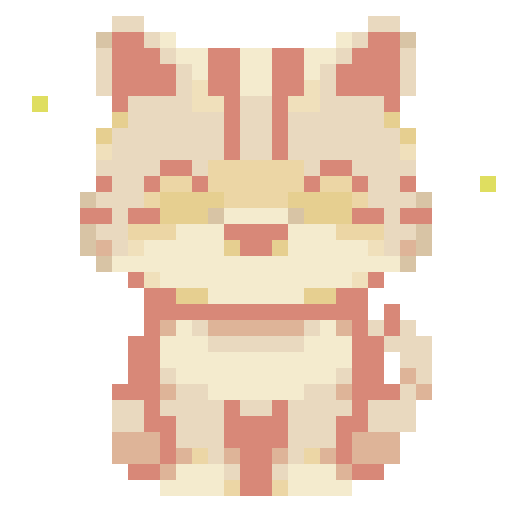
#> input picture assets/luna-happy.gif, 512 x 512 px
$ python regen-luna-moods.py ../assets/luna-idle.gif ../assets/luna-happy.gif 5
#> lines starting #> are read from the running program, lines starting #| are printed output that depends on the picture
#!/usr/bin/env python3
"""Lumi · regenerate Luna mood GIFs + their skin recolors.

Usage:
    python3 scripts/regen-luna-moods.py <mood> <source.gif> [pitch]

    mood    walk | lick | idle | happy | sad | sleep
    source  the new art GIF (any resolution on a uniform pixel grid)
    pitch   pixel-cell size in the source (default: auto-detect)

What it does:
  1. Downscales the source to its native pixel grid (samples cell
     centers) and crops to the content bounding box across frames.
  2. Recovers each skin's exact base→skin color mapping EMPIRICALLY
     from the existing (base idle, skin idle) GIF pair — no hand-kept
     palette tables to drift out of date. Colors the base idle doesn't
     contain (e.g. the grooming tongue red) pass through unchanged on
     every skin.
  3. Writes assets/luna-<mood>.gif plus
     assets/skins/luna-<skin>-<mood>.gif for every skin, preserving
     per-frame durations, transparency, and loop.

Requires Pillow. Run from the repo root.
"""

import math
import sys
from collections import Counter

from PIL import Image

SKINS = ["cream", "plum", "moss", "terra", "mist", "midnight"]


def frames_rgba(path):
    im = Image.open(path)
    out = []
    for f in range(getattr(im, "n_frames", 1)):
        im.seek(f)
        out.append((im.convert("RGBA"), im.info.get("duration", 100)))
    return out


def detect_pitch(path):
    """Smallest common run-length of identical pixels ≈ the cell size."""
    im = Image.open(path).convert("RGBA")
    px = im.load()
    w, h = im.size
    runs = []
    for y in range(0, h, max(1, h // 40)):
        run = 1
        for x in range(1, w):
            if px[x, y] == px[x - 1, y]:
                run += 1
            else:
                if run < 200:
                    runs.append(run)
                run = 1
    g = 0
    for r, _ in Counter(runs).most_common(12):
        g = math.gcd(g, r)
    return max(1, g)


def downscale(frames, pitch):
    out = []
    for im, dur in frames:
        w, h = im.size
        small = Image.new("RGBA", (w // pitch, h // pitch))
        px, sp = im.load(), small.load()
        for y in range(h // pitch):
            for x in range(w // pitch):
                sp[x, y] = px[x * pitch + pitch // 2, y * pitch + pitch // 2]
        out.append((small, dur))
    return out


def crop_all(frames, pad=1):
    l = t = 10**9
    r = b = -1
    for im, _ in frames:
        bbox = im.getbbox()
        if bbox:
            l = min(l, bbox[0])
            t = min(t, bbox[1])
            r = max(r, bbox[2])
            b = max(b, bbox[3])
    w, h = frames[0][0].size
    l, t = max(0, l - pad), max(0, t - pad)
    r, b = min(w, r + pad), min(h, b + pad)
    return [(im.crop((l, t, r, b)), dur) for im, dur in frames]


def recover_skin_maps():
    base_idle = frames_rgba("assets/luna-idle.gif")
    maps = {}
    for skin in SKINS:
        votes = {}
        skin_idle = frames_rgba(f"assets/skins/luna-{skin}-idle.gif")
        for (bf, _), (sf, _) in zip(base_idle, skin_idle):
            for bc, sc in zip(bf.getdata(), sf.getdata()):
                if bc[3] > 0 and sc[3] > 0:
                    votes.setdefault(bc[:3], Counter())[sc[:3]] += 1
        maps[skin] = {b: c.most_common(1)[0][0] for b, c in votes.items()}
    return maps


def recolor(frames, mapping):
    out = []
    for im, dur in frames:
        n = Image.new("RGBA", im.size)
        np_, px = n.load(), im.load()
        for y in range(im.size[1]):
            for x in range(im.size[0]):
                c = px[x, y]
                if c[3] == 0:
                    np_[x, y] = (0, 0, 0, 0)
                else:
                    np_[x, y] = (*mapping.get(c[:3], c[:3]), 255)
        out.append((n, dur))
    return out


def save_gif(frames, path):
    cols = []
    for im, _ in frames:
        for c in im.getdata():
            if c[3] > 0 and c[:3] not in cols:
                cols.append(c[:3])
    assert len(cols) <= 255, f"too many colors: {len(cols)}"
    pal = [(1, 2, 3)] + cols  # index 0 = transparent
    flat = []
    for c in pal:
        flat.extend(c)
    flat.extend([0, 0, 0] * (256 - len(pal)))
    idx = {c: i + 1 for i, c in enumerate(cols)}
    pframes, durs = [], []
    for im, dur in frames:
        p = Image.new("P", im.size, 0)
        p.putpalette(flat)
        pp, px = p.load(), im.load()
        for y in range(im.size[1]):
            for x in range(im.size[0]):
                c = px[x, y]
                pp[x, y] = idx[c[:3]] if c[3] > 0 else 0
        pframes.append(p)
        durs.append(dur)
    pframes[0].save(
        path,
        save_all=True,
        append_images=pframes[1:],
        duration=durs,
        loop=0,
        transparency=0,
        disposal=2,
        optimize=False,
    )
    print("wrote", path)


def main():
    if len(sys.argv) < 3:
        print(__doc__)
        sys.exit(1)
    mood, src = sys.argv[1], sys.argv[2]
    pitch = int(sys.argv[3]) if len(sys.argv) > 3 else detect_pitch(src)
    print(f"mood={mood} pitch={pitch}")
    frames = crop_all(downscale(frames_rgba(src), pitch))
#> in frames_rgba, im is the input picture: PIL image 512x512 P; mean R, G, B, A 121.1, 103.3, 88.6, 134.2
#> after the loop in frames_rgba, `for f in range(getattr(im, "n_frames", 1)):`:
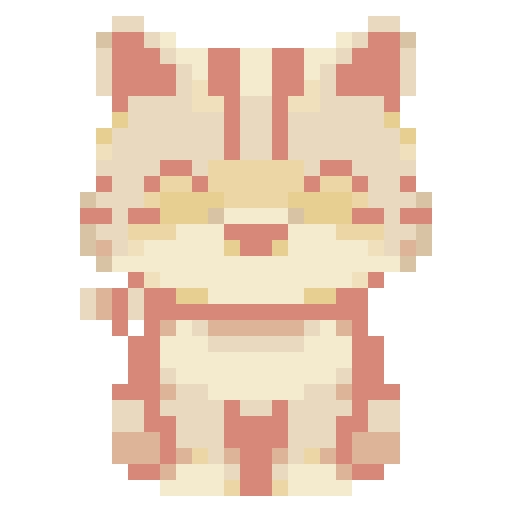
#> im: PIL image 512x512 RGBA; mean R, G, B, A 119.3, 101.5, 87.3, 132.2; transparent parts drawn white
#> after the loop in frames_rgba, `for f in range(getattr(im, "n_frames", 1)):`: out = 12 items
#> in downscale, `out = []`: out = []
#> the loop in downscale, `for im, dur in frames:` made 12 passes
#> after the loop in downscale, `for im, dur in frames:`: out = 12 items
#> in crop_all, `l = t = 10**9`: l = 1000000000
#> the loop in crop_all, `for im, _ in frames:` made 12 passes
#> (bbox, l, r) on passes 1 to 12: ((6, 3, 99, 99), 6, 99), ((3, 6, 102, 99), 3, 102), ((6, 6, 102, 99), 3, 102), ((6, 13, 99, 99), 3, 102), ((3, 10, 93, 99), 3, 102), ((3, 13, 96, 99), 3, 102), ((6, 6, 99, 99), 3, 102), ((3, 6, 99, 99), 3, 102), ((3, 3, 102, 99), 3, 102), ((0, 3, 86, 99), 0, 102), ((0, 3, 86, 99), 0, 102), ((16, 3, 86, 99), 0, 102)
#> in crop_all, `l, t = max(0, l - pad), max(0, t - pad)`: t = 2
#> in crop_all, `r, b = min(w, r + pad), min(h, b + pad)`: b = 100
#> frames = 12 items
    print("native size:", frames[0][0].size, "frames:", len(frames))
#| native size: (102, 98) frames: 12
    save_gif(frames, f"assets/luna-{mood}.gif")
#> the loop in save_gif, `for im, _ in frames:` made 12 passes
#> after the loop in save_gif, `for im, _ in frames:`: cols = [(233, 217, 191), (216, 196, 165), (216, 136, 120), (244, 235, 206), (240, 224, 187), (223, 222, 96), (230, 207, 144), (236, 214, 165), (222, 180, 152)]
#> in save_gif, `pal = [(1, 2, 3)] + cols`: pal = [(1, 2, 3), (233, 217, 191), (216, 196, 165), (216, 136, 120), (244, 235, 206), (240, 224, 187), (223, 222, 96), (230, 207, 144), (236, 214, 165), (222, 180, 152)]
#> the loop in save_gif, `for c in pal:` made 10 passes
#> after the loop in save_gif, `for c in pal:`: flat = 30 values, max 244 at index 12, min 1 at index 0, mean 177.4
#> in save_gif, `idx = {c: i + 1 for i, c in enumerate(cols)}`: idx = 9 items
#> the loop in save_gif, `for im, dur in frames:` made 12 passes
#> after the loop in save_gif, `for im, dur in frames:`:
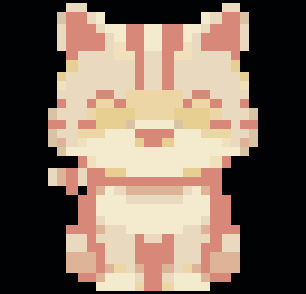
#> p: PIL image 102x98 P (shown 3 times larger); mean R, G, B 125.2, 107.1, 92.6
#> after the loop in save_gif, `for im, dur in frames:`: durs = [200, 200, 200, 200, 200, 200, 200, 200, 200, 200, 200, 200]; pframes = 12 items
#> in save_gif, `pframes[0].save( path, save_all=True, append_images=pframes[1:], durat..`:
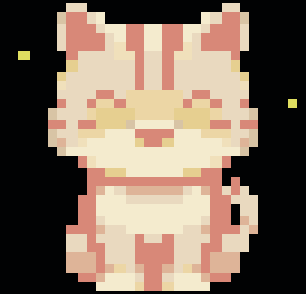
#> saved as luna-idle.gif.gif: PIL image 102x98 P (shown 3 times larger); mean R, G, B 126.9, 108.8, 93.9
    for skin, mapping in recover_skin_maps().items():
#> call 2 of frames_rgba, with path = 'assets/luna-idle.gif'
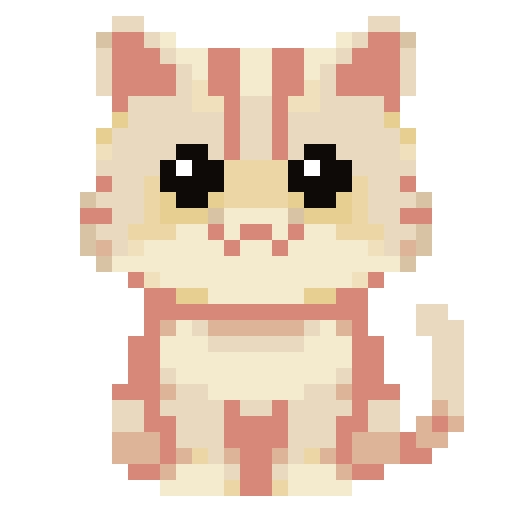
#> input picture assets/luna-idle.gif, 512 x 512 px, found by its file name
#> in frames_rgba, im is the input picture: PIL image 512x512 P; mean R, G, B, A 117.9, 101, 87.1, 135.7
#> after the loop in frames_rgba (call 2), `for f in range(getattr(im, "n_frames", 1)):`: out = 9 items
        save_gif(recolor(frames, mapping), f"assets/skins/luna-{skin}-{mood}.gif")


if __name__ == "__main__":
#> (the run stopped early here; a loop or call above may not have finished)
